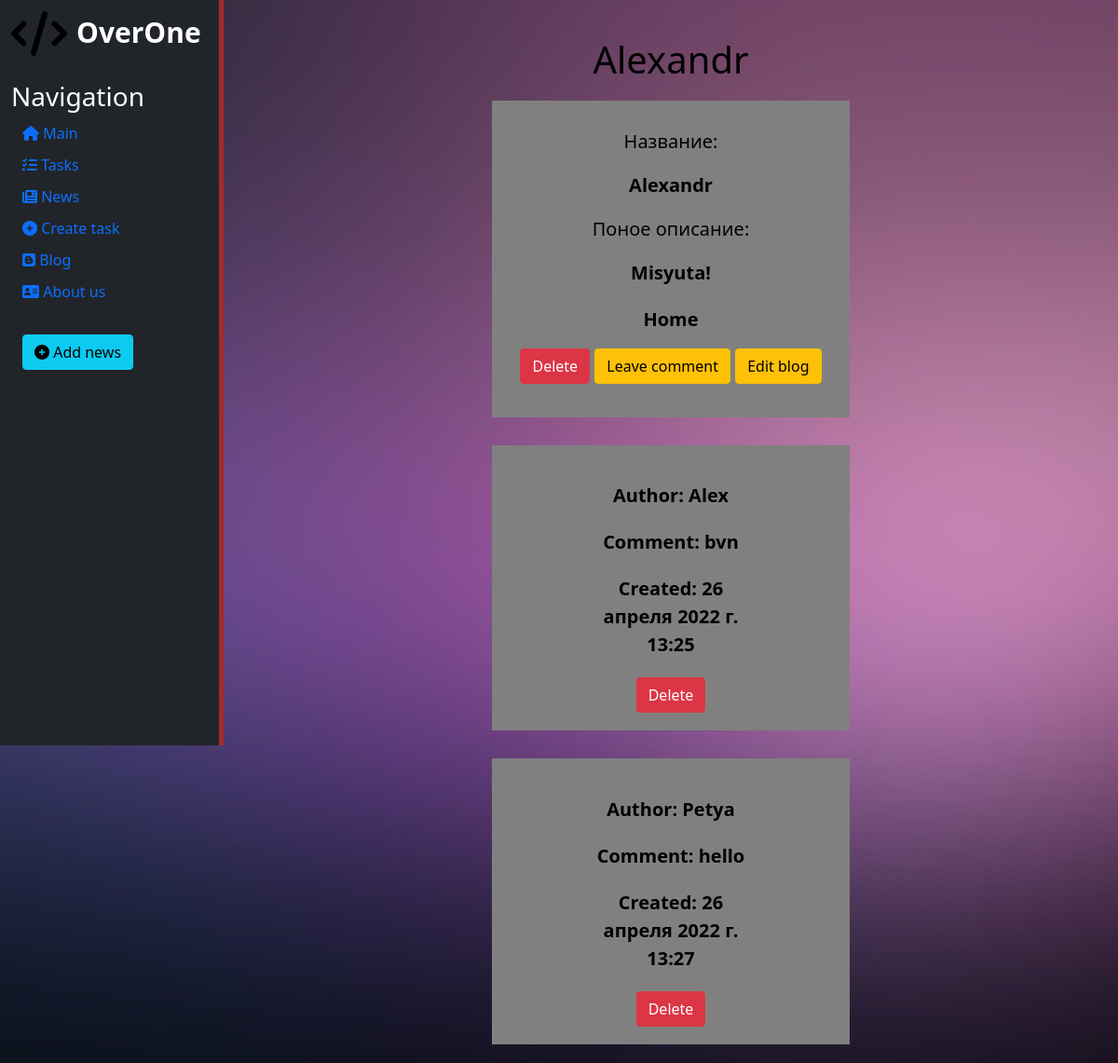
Before: /blog11/detail_blog with the older database file.
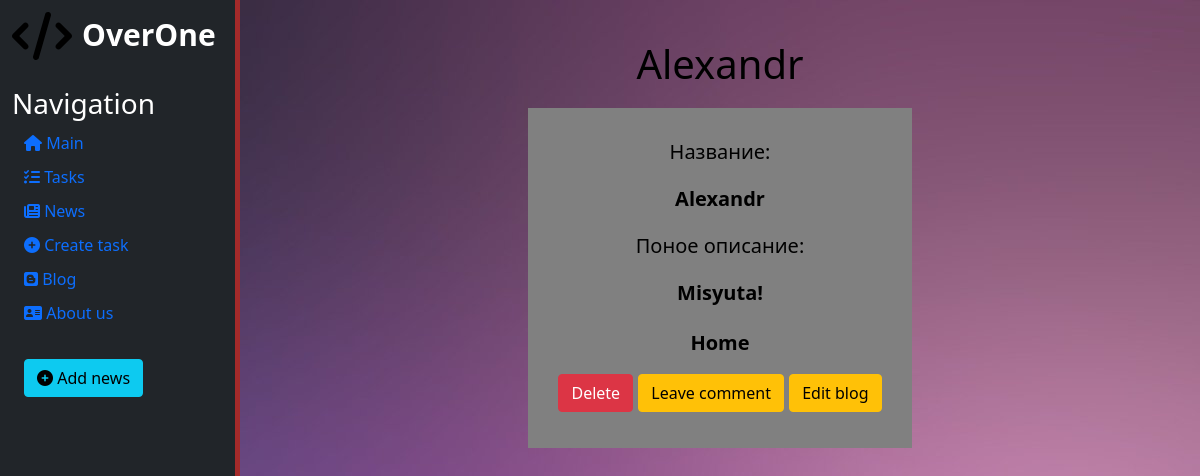
After: the same page with the newer database file.
### blog/models.py (models this page shows, shortened)
class Category(models.Model):
    name = models.CharField('Name', max_length=50)
    def __str__(self):
        return self.name

class Comment(models.Model):
    author = models.CharField(max_length=50)
    body = models.TextField()
    post = models.ForeignKey(Post, on_delete=models.CASCADE)
    created = models.DateTimeField(auto_now_add=True)
    class Meta:
        verbose_name = 'Comment'
        verbose_name_plural = 'Comments'

### blog/views.py (the view)
# urls.py: path('<int:pk>/detail_blog', views.detail_blog, name='detail_blog'),
def detail_blog(request, pk):
    post = Post.objects.get(pk=pk)
    comment = Comment.objects.filter(post=post)
    context = {
        'post': post,
        'comment': comment,
        'title': 'Detail blog page'
    }
    return render(request, 'blog/detail_blog.html', context)

### blog/templates/blog/detail_blog.html (shortened to what this page needs)
{% extends 'base.html' %}
{% load static %}
{% block body %}
<h1>{{ post.title }}</h1>
<form>
<div class="delete-task">
    <div class="card-body">
        <div class='card-body'>
            <h5>Название:</h5>
            <p>{{ post.title }}</p>
            <h5>Поное описание:</h5>
            <p>{{ post.text }}</p>
            {% for el in post.categories.all %}
                {{ el }}<br>
            {% endfor %}
        </div>
        <a href="{% url 'delete_blog' post.id %}" class="btn btn-danger">Delete</a>
        <a href="{% url 'comment_blog' post.id %}" class="btn btn-warning">Leave comment</a>
        <a href="{% url 'update_blog' post.id %}" class="btn btn-warning">Edit blog</a>
    </div>
</div>
{% for el in comment %}
    <div class="comment-blog">
        <p>Author: {{ el.author }}</p>
        <p>Comment: {{ el.body }}</p>
        <p>Created: {{ el.created }}</p>
        <a href="{% url 'delete_comment' el.id %}" class="btn btn-danger">Delete</a>
    </div>
{% endfor %}
</form>
{% endblock %}

Changed rows visible on the page:
removed Comment: author "Alex", body "bvn", created "26 апреля 2022 г. 13:25"
removed Comment: author "Petya", body "hello", created "26 апреля 2022 г. 13:27"
